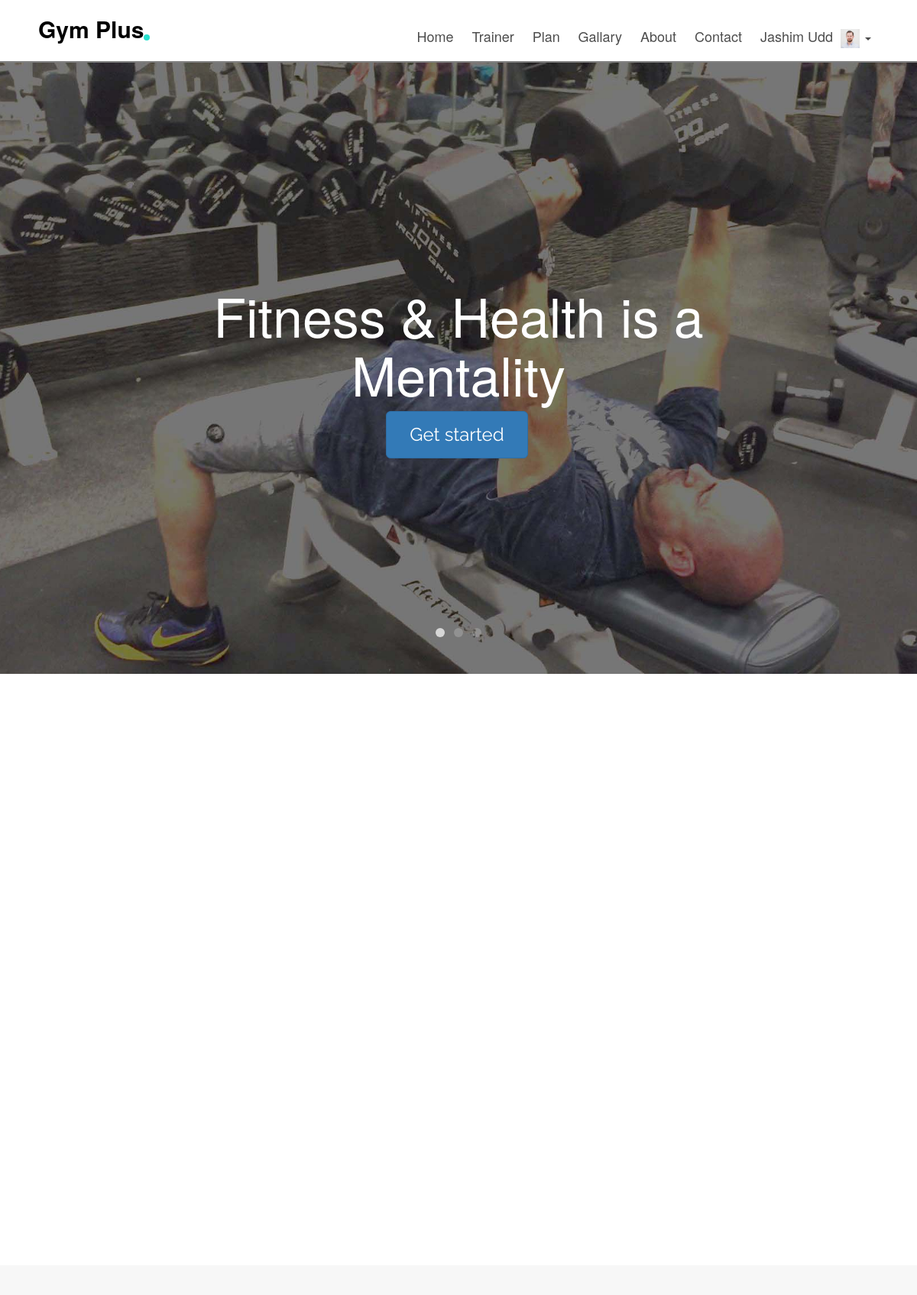
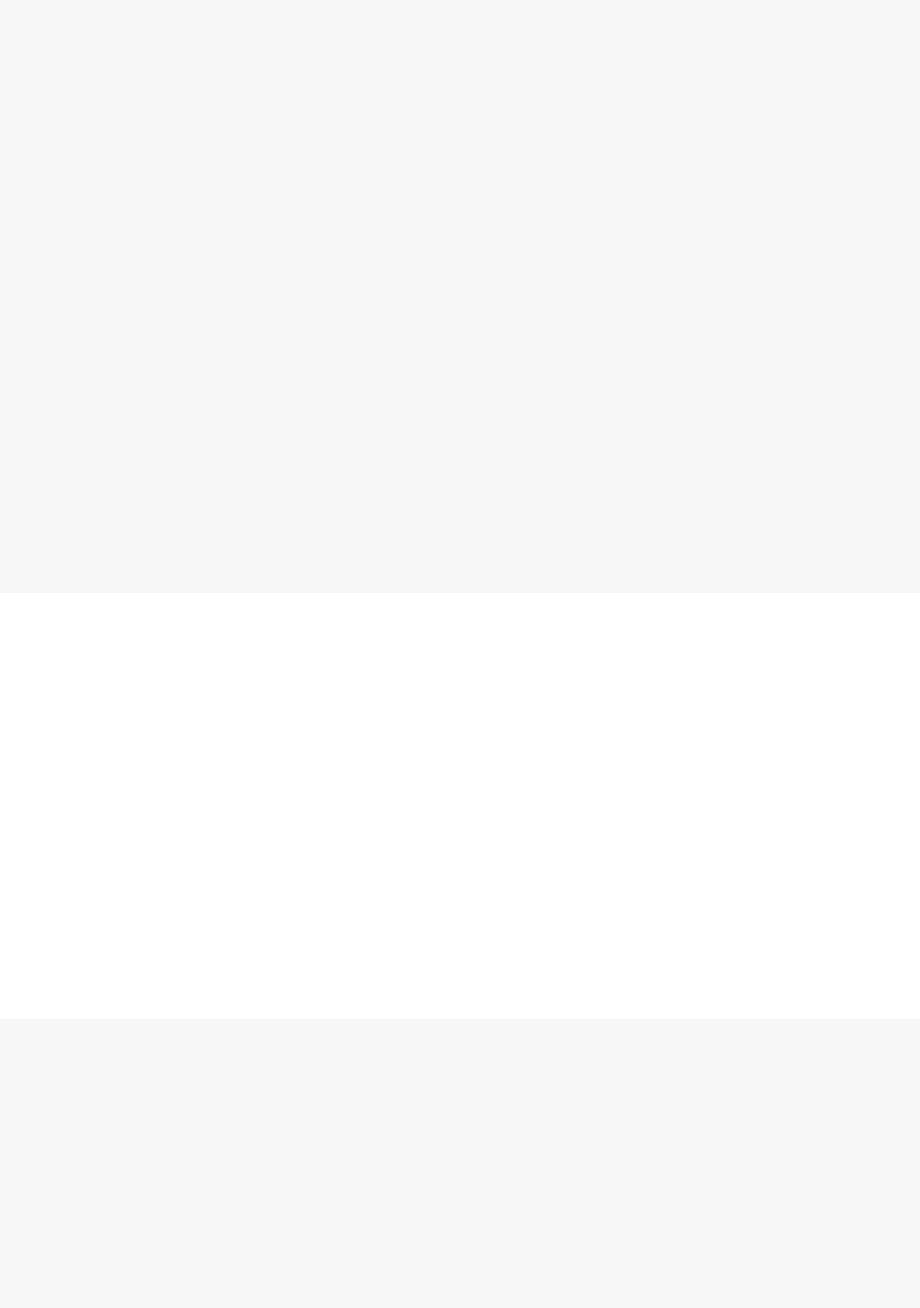
Screenshot of / (signed in, upper part) with the database file from the repository (2 pictures, top to bottom).
### tables this page shows
CREATE TABLE `users_information` (
  `email` varchar(32) NOT NULL,
  `name` varchar(32) NOT NULL,
  `contact_number` varchar(14) NOT NULL,
  `date_of_birth` date NOT NULL,
  `gender` varchar(6) NOT NULL,
  `image_name` varchar(100) NOT NULL DEFAULT 'default.png',
  `address` varchar(100) NOT NULL
);

### php/database_services.php (called while the page is built, shortened)
<?php
class DatabaseHelper{
	function checkLogin($table_name,$email,$password){
		$sql = "SELECT * FROM `$table_name` WHERE email = '$email'";
		$result = $GLOBALS['connection']->query($sql);
		if ($result->num_rows==1) {
			$row = $result->fetch_assoc();
			if($password==$row['password']){
				return TRUE;
			}else{
				return FALSE;
			}
		}else{
			return FALSE;
		}
	}
	function retrieveData($table_name,$email){
		$sql = "SELECT * FROM `$table_name` WHERE email = '$email'";
		$result = $GLOBALS['connection']->query($sql);
		if ($result->num_rows==1) {
			$row = $result->fetch_assoc();
			return $row;
		}else{
			return 0;
		}
	}
}
?>

### includes/header_top.php (the view, shortened to what this page needs)
<header id="fh5co-header" role="banner">
		<div class="container">
			<div class="header-inner">
				<h1 title="You can fit yourself."><a href="index.php">Gym Plus</a></h1>
				<nav role="navigation">
					<ul>
						<li><a href="index.php">Home</a></li>
						<li><a href="trainer.php">Trainer</a></li>
						<li><a href="plan.php">Plan</a></li>
						<li><a href="gallary.php">Gallary</a></li>
						<li><a href="about.php">About</a></li>
						<li><a href="contact.php">Contact</a></li>
						<?php
							if (!$flag) {
						?>
						<li><a href="log_in.php">Log In</a></li>
						<li class="cta"><a href="registration.php">Online Admission</a></li>
						<?php
							}else{
						?>
						<li class="dropdown">
							<a class="dropdown-toggle" data-toggle="dropdown" href="">
								<?php  echo substr(htmlspecialchars($name), 0,10);?>
								<img src="./images/<?php echo htmlspecialchars($image_name);?>" style="width:25px;height:25px; margin-left:5px">
								<span class="caret"></span>
							</a>
      					</li>
						<?php
							}
						?>
					</ul>
				</nav>
			</div>
		</div>
	</header>

### assets/front_end_assets/css/style.css (style rules this page uses)
body { font-family: "Raleway", Arial, sans-serif; font-weight: 400; font-size: 16px; line-height: 1.7; color: #7f7f7f; background: #fff; height: 100%; position: relative; }
a { color: #27E1CE; -webkit-transition: 0.5s; -o-transition: 0.5s; transition: 0.5s; }
h1, h2, h3, h4, h5, h6, figure { color: #000; font-family: "Raleway", Arial, sans-serif; font-weight: 400; margin: 0 0 30px 0; }
#fh5co-header { width: 100%; margin: 0; border-bottom:2px gray solid; }
#fh5co-header .header-inner { height: 80px; padding-left: 20px; padding-right: 20px; float: left; width: 100%; -webkit-border-radius: 7px; -moz-border-radius: 7px; -ms-border-radius: 7px; border-radius: 7px; }
#fh5co-header h1 { float: left; padding: 0; font-weight: 700; line-height: 0; font-size: 30px; }
#fh5co-header h1 a { position: relative; color: black; }
#fh5co-header h1 a:after { position: absolute; bottom: 6px; right: -8px; content: ''; width: 8px; height: 8px; background: #27E1CE; -webkit-border-radius: 50%; -moz-border-radius: 50%; -ms-border-radius: 50%; border-radius: 50%; }
#fh5co-header h1, #fh5co-header nav { margin: 38px 0 0 0; }
#fh5co-header nav { float: right; padding: 0; }
#fh5co-header nav ul { padding: 0; margin: 0 -0px 0 0; line-height: 0; }
#fh5co-header nav ul li { padding: 0; margin: 0; list-style: none; display: -moz-inline-stack; display: inline-block; zoom: 1; *display: inline; }
#fh5co-header nav ul li a { color: rgba(0, 0, 0, 0.7); font-size: 18px; padding: 10px; position: relative; -webkit-transition: 0.2s; -o-transition: 0.2s; transition: 0.2s; }
#fh5co-header nav ul li a:after { content: ""; position: absolute; height: 2px; bottom: 7px; left: 10px; right: 10px; background-color: #27E1CE; visibility: hidden; -webkit-transform: scaleX(0); -moz-transform: scaleX(0); -ms-transform: scaleX(0); -o-transform: scaleX(0); transform: scaleX(0); -webkit-transition: all 0.3s cubic-bezier(0.175, 0.885, 0.32, 1.275); -moz-transition: all 0.3s cubic-bezier(0.175, 0.885, 0.32, 1.275); -ms-transition: all 0.3s cubic-bezier(0.175, 0.885, 0.32, 1.275); -o-transition: all 0.3s cubic-bezier(0.175, 0.885, 0.32, 1.275); transition: all 0.3s cubic-bezier(0.175, 0.885, 0.32, 1.275); }
#fh5co-offcanvas ul { padding: 0; margin: 0; }
#fh5co-offcanvas ul li { padding: 0; margin: 0 0 10px 0; list-style: none; line-height: 28px; }
#fh5co-offcanvas ul li a { font-size: 18px; color: rgba(255, 255, 255, 0.7); text-decoration: none !important; }

### rows the page displays
users_information: name "Jashim Udd", image_name (picture)
